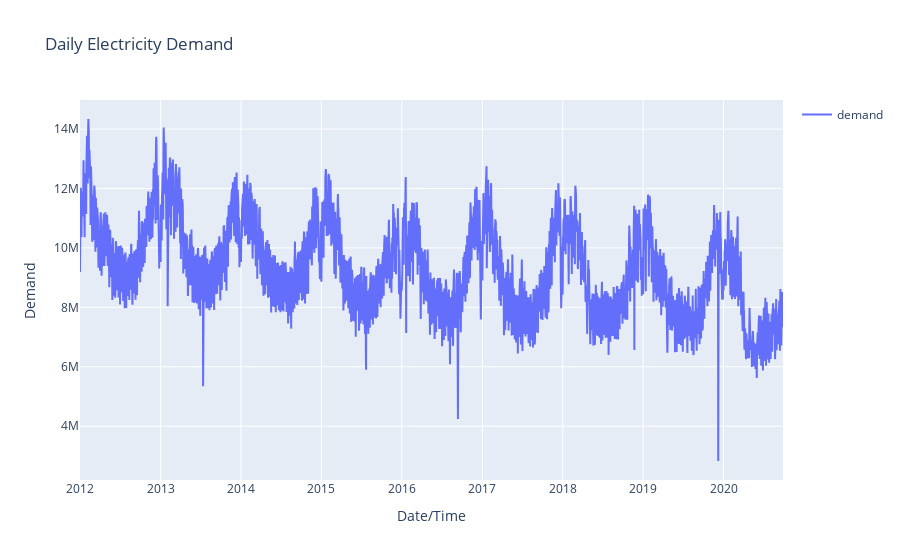

The notebook cell this image was saved under:
### Code cell
label = "Daily Electricity Demand"
VisualizeTrend(EDATSDataset.demand, label)

### Figure 1 — Plotly figure (JSON) as saved in the notebook; plotly's stock layout.template omitted (floating-point values rounded to 4 significant figures; data arrays with more than 128 entries replaced by an {"elided": "..."} marker saying what was removed)
{"data": [{"mode": "lines", "name": "demand", "type": "scatter", "x": {"elided": "3193 str values"}, "y": {"elided": "3193 int values"}}], "layout": {"showlegend": true, "title": {"text": "Daily Electricity Demand"}, "xaxis": {"title": {"text": "Date/Time"}}, "yaxis": {"title": {"text": "Demand"}}}}
